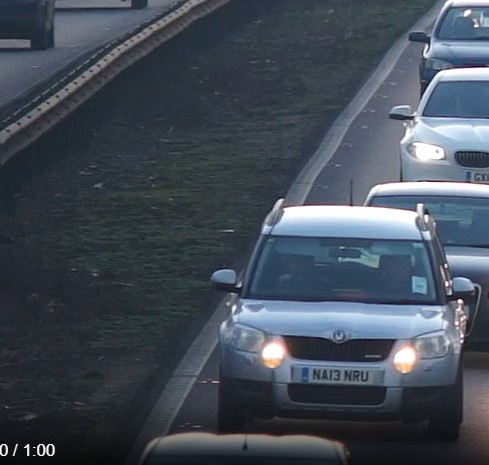
#> input picture test_input/test_frame.jpg, 489 x 465 px
$ python -i ocr_utils.py   (imports and definitions only)
#> lines starting #> are read from the running program, lines starting #| are printed output that depends on the picture; after the words box and inside, x2 and y2 are one past the last pixel; in counts of white or black regions, pixels touching at a corner belong together
"""
ocr_utils.py

Modulo per la gestione della lettura targhe tramite ocr

funzione offerte:
- preprocess_plate
- read_plate_ocr
- read_plate_preprocessed
- read_plate_filtered
- read_plate_thresholded
- no_filtering
- read_plate_multiple_methods
- clean_ocr_text
- improve_plate_text
- process_plate_ocr
- find_best_plate_reading
- save_plate_image
- save_debug_plate
- save_vehicle_image
"""

try:
    import cv2
    import numpy as np
    import os
    import time
    import modules.reader.config as config
    import re
    import pytesseract
except ImportError as e:
    print(f"Errore import OCR utils: {e}")


INT_POS_CORRECTION = {
    "O": "0",
    "Q": "0",
    "U": "0",
    "D": "0",
    "I": "1",
    "L": "1",
    "Z": "2",
    "J": "3",
    "A": "4",
    "S": "5",
    "G": "6",
    "T": "7",
    "B": "8",
    "g": "9",
    "Z": "2",
}

# sono presenti ache lettere come chiavi poiché
# le targhe italiano escludono le lettere O, I, Q, U
CHAR_POS_CORRECTION = {
    "0": "D",
    "1": "L",
    "2": "Z",
    "3": "J",
    "4": "A",
    "5": "S",
    "6": "G",
    "7": "T",
    "8": "B",
    "9": "D",
    "I": "L",
    "O": "D",
    "Q": "D",
    "U": "V",
}


# ============================================================================
# PREPROCESSING TARGHE ANGOLATE
# ============================================================================


def correct_perspective(plate_img_gray: np.ndarray) -> np.ndarray:
    """
    Corregge prospettiva di targhe angolate
    """
    try:

        # Trova contorni
        _, binary = cv2.threshold(
            plate_img_gray, 0, 255, cv2.THRESH_BINARY + cv2.THRESH_OTSU
        )
        contours, _ = cv2.findContours(
            binary, cv2.RETR_EXTERNAL, cv2.CHAIN_APPROX_SIMPLE
        )

        if not contours:
            return plate_img_gray

        # contorno più graned: quello della targa
        largest_contour = max(contours, key=cv2.contourArea)

        # rettangolo minimo ruotato
        rect = cv2.minAreaRect(largest_contour)
        box = cv2.boxPoints(rect)
        box = np.round(box).astype(int)

        # Calcola angolo di rotazione
        angle = rect[2]
        if angle < -45:
            angle += 90

        # Ruota solo se l'angolo è significativo
        if abs(angle) > 5:
            if config.VERBOSE:
                print(f"     Correzione prospettiva: angle={angle:.1f}°")

            h, w = plate_img_gray.shape
            center = (w // 2, h // 2)
            M = cv2.getRotationMatrix2D(center, angle, 1.0)
            rotated = cv2.warpAffine(
                plate_img_gray,
                M,
                (w, h),
                flags=cv2.INTER_CUBIC,
                borderMode=cv2.BORDER_REPLICATE,
            )
            return rotated

        return plate_img_gray

    except Exception as e:
        if config.VERBOSE:
            print(f"     Errore correzione prospettiva: {e}")
        return plate_img_gray


# ============================================================================
# LETTURA E PREPROCESSING
# ============================================================================


# [419 lines left out: functions preprocess_plate, read_plate_tesseract_fast, read_plate_fast_ocr, read_plate_multiple_methods, process_plate_ocr, find_best_plate_reading and 7 more, not called in this run]

>>> import cv2
>>> picture = cv2.imread('../../test_input/test_frame.jpg', cv2.IMREAD_GRAYSCALE)
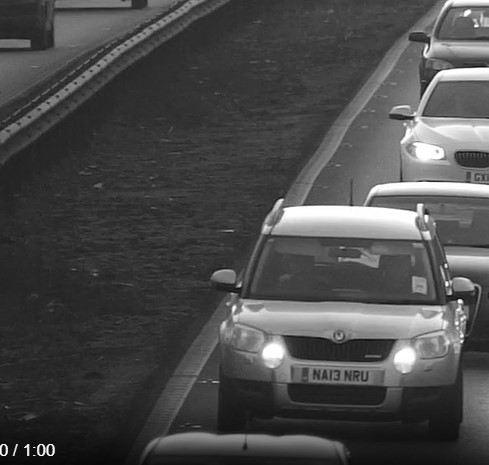
#> picture: shape (465, 489); min 5, max 255, mean 74.6
>>> result = correct_perspective(picture)
#> in correct_perspective, `_, binary = cv2.threshold( plate_img_gray, 0, 255, cv2.THRESH_BINARY +..`:
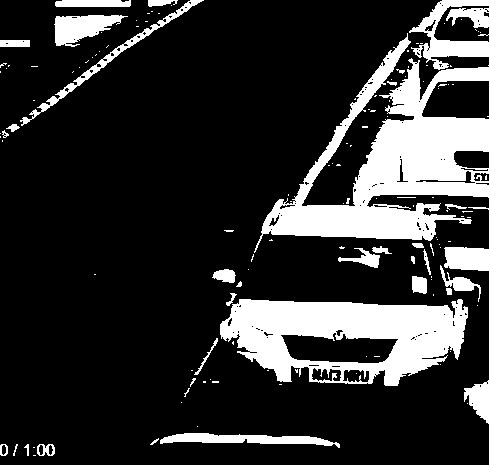
#> binary: shape (465, 489); 18.9% white; 141 white regions (105 under 20 px)
#> in correct_perspective, `contours, _ = cv2.findContours( binary, cv2.RETR_EXTERNAL, cv2.CHAIN_A..`: contours = 138 contours, 111 with area under 20; largest, box (x1, y1, x2, y2) and area: (254, 33, 489, 253) 17722, (220, 299, 468, 386) 15779, (409, 0, 489, 70) 1824, (54, 15, 128, 47) 1257, (160, 433, 340, 448) 1173
#> in correct_perspective, `largest_contour = max(contours, key=cv2.contourArea)`: largest_contour = contour of 813 points, box (x1, y1, x2, y2) (254, 33, 489, 253), area 17722
#> in correct_perspective, `rect = cv2.minAreaRect(largest_contour)`: rect = ((397.6, 179.4), (288.3, 168.1), -53.19)
#> in correct_perspective, `box = cv2.boxPoints(rect)`: box = [[378.5, 345.2], [244, 244.5], [416.7, 13.65], [551.3, 114.4]]
#> in correct_perspective, `box = np.round(box).astype(int)`: box = [[379, 345], [244, 244], [417, 14], [551, 114]]
#> in correct_perspective, `angle = rect[2]`: angle = -53.19
#> in correct_perspective, `angle += 90`: angle = 36.81
#> (the run stopped early here; a loop or call above may not have finished)

$ run again, on test_input/distante.png
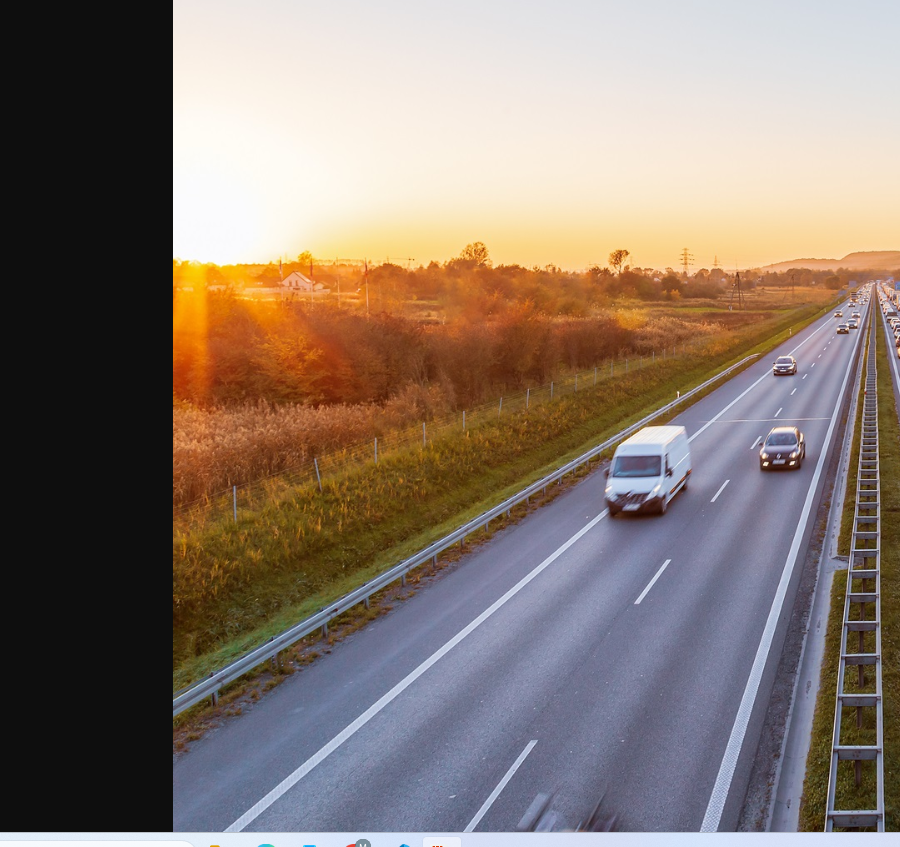
#> input picture test_input/distante.png, 900 x 847 px
#> `picture = cv2.imread('../../test_input/test_frame.jpg', cv2.IMREAD_GRA..`:
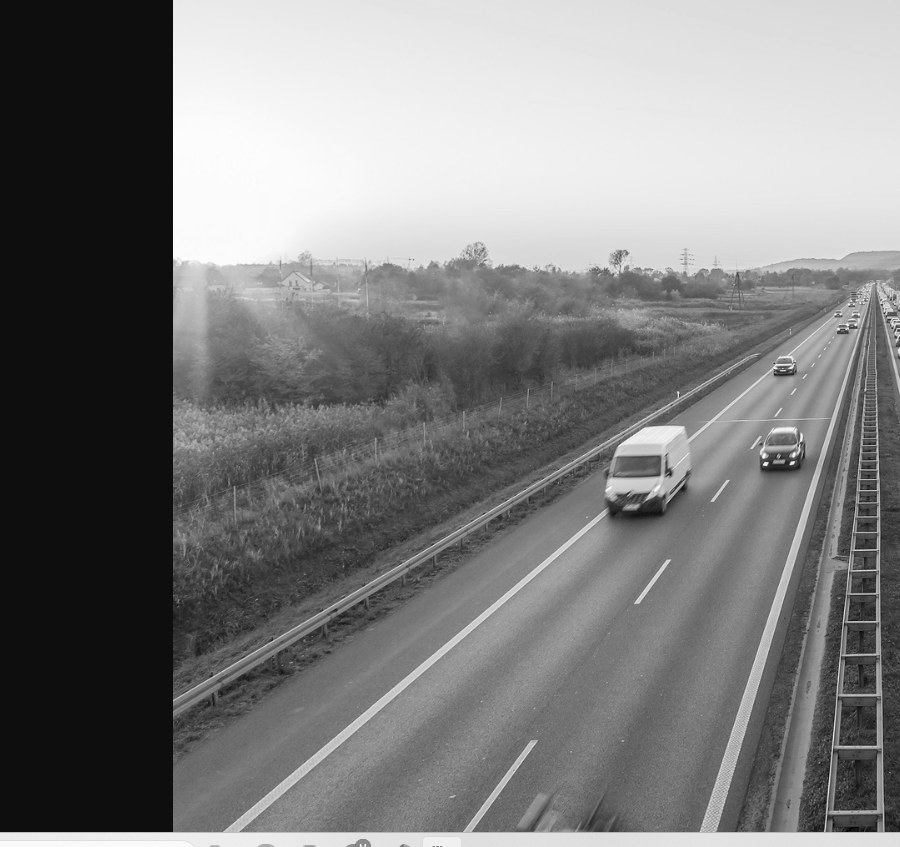
#> picture: shape (847, 900); min 0, max 254, mean 126.3
#> in correct_perspective, `_, binary = cv2.threshold( plate_img_gray, 0, 255, cv2.THRESH_BINARY +..`:
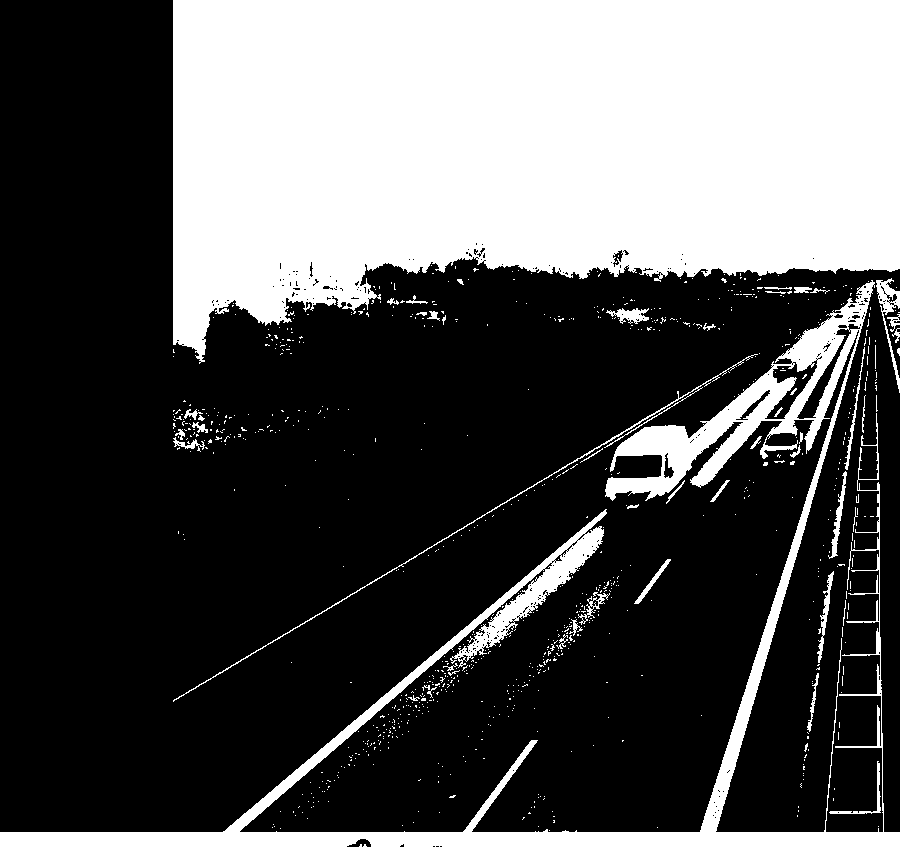
#> binary: shape (847, 900); 33.3% white; 869 white regions (820 under 20 px)
#> contours = 861 contours, 834 with area under 20; largest, box (x1, y1, x2, y2) and area: (173, 0, 900, 364) 204276, (0, 280, 900, 847) 39239, (876, 278, 900, 393) 592, (173, 354, 758, 702) 452, (606, 308, 649, 324) 299
#> largest_contour = contour of 906 points, box (x1, y1, x2, y2) (173, 0, 900, 364), area 204276
#> rect = ((536, 181.5), (363, 726), -90)
#> box = [[899, 363], [173, 363], [173, 0], [899, 0]]
#> in correct_perspective, `angle = rect[2]`: angle = -90
#> in correct_perspective, `angle += 90`: angle = 0
